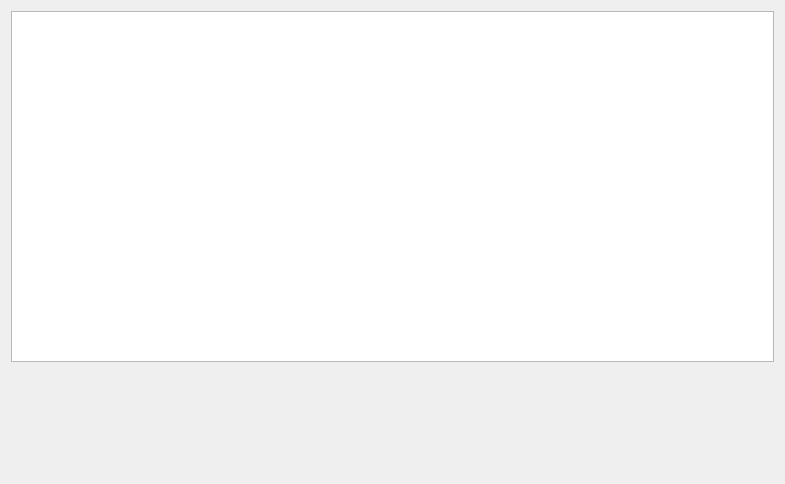
<?xml version="1.0" encoding="UTF-8"?>
<ui version="4.0">
 <class>ShaderEditor</class>
 <widget class="QWidget" name="ShaderEditor">
  <property name="geometry">
   <rect>
    <x>0</x>
    <y>0</y>
    <width>785</width>
    <height>484</height>
   </rect>
  </property>
  <property name="windowTitle">
   <string>shader</string>
  </property>
  <layout class="QVBoxLayout" name="verticalLayout" stretch="10,3">
   <item>
    <widget class="QPlainTextEdit" name="text"/>
   </item>
   <item>
    <layout class="QHBoxLayout" name="layout0" stretch="1,1,1,1">
     <item>
      <widget class="QWidget" name="channel0" native="true"/>
     </item>
     <item>
      <widget class="QWidget" name="channel1" native="true"/>
     </item>
     <item>
      <widget class="QWidget" name="channel2" native="true"/>
     </item>
     <item>
      <widget class="QWidget" name="channel3" native="true"/>
     </item>
    </layout>
   </item>
  </layout>
 </widget>
 <resources/>
 <connections/>
</ui>
